Frame 1 (no input): blank canvas, image omitted
Frame 60 (the mouse pressed at the canvas centre just before this capture): blank canvas, image omitted
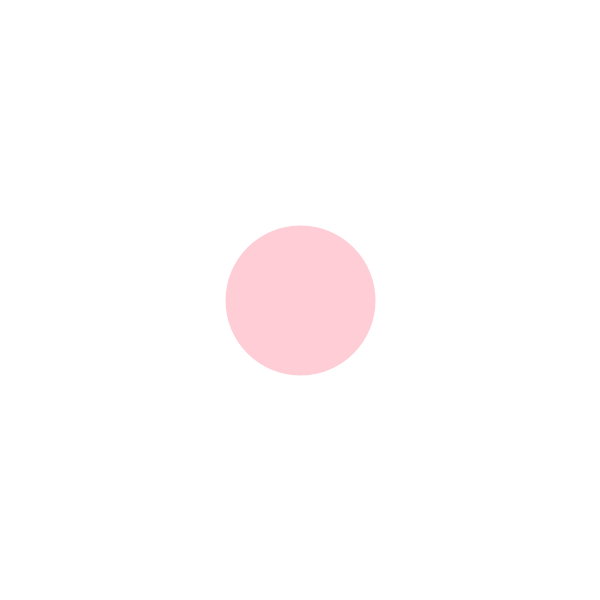
Frame 120 (the mouse held since frame 60 and released just before this capture)

The Processing sketch whose frames 1 and 60 were blank and that drew this single picture after the mouse press (run headless with seeded random() and noise(); from frame 60 on, the mouse is pressed at the canvas centre):

// Processing sketch: s02e01
// ── s02e01.pde
void setup(){
  size(600,600);
  stroke(252,0,46,50);
}

void draw(){
  background(255);
  //ustawiam grubosc linii na polowe
  //wspolrzednej x myszki
  strokeWeight(mouseX/2);
  point(300,300);
}
